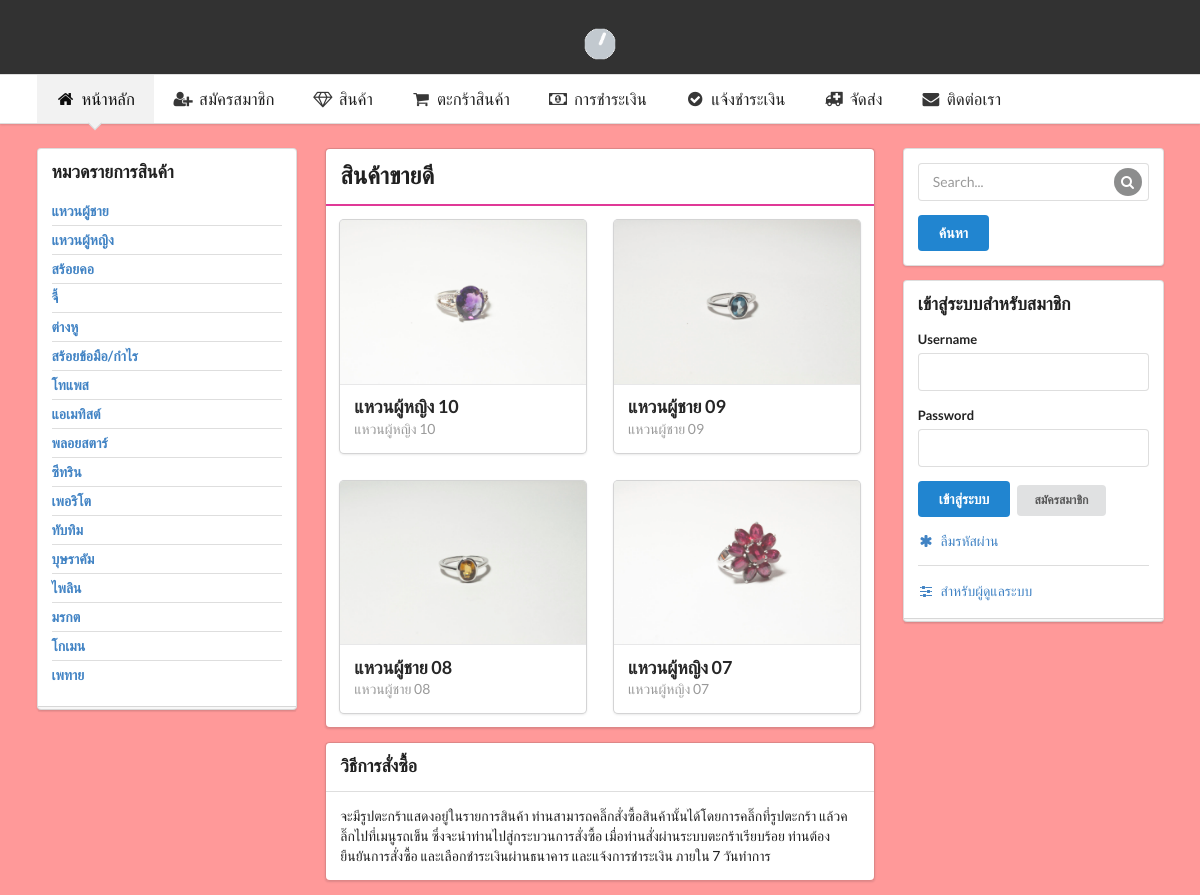
Before: / with the older database file.
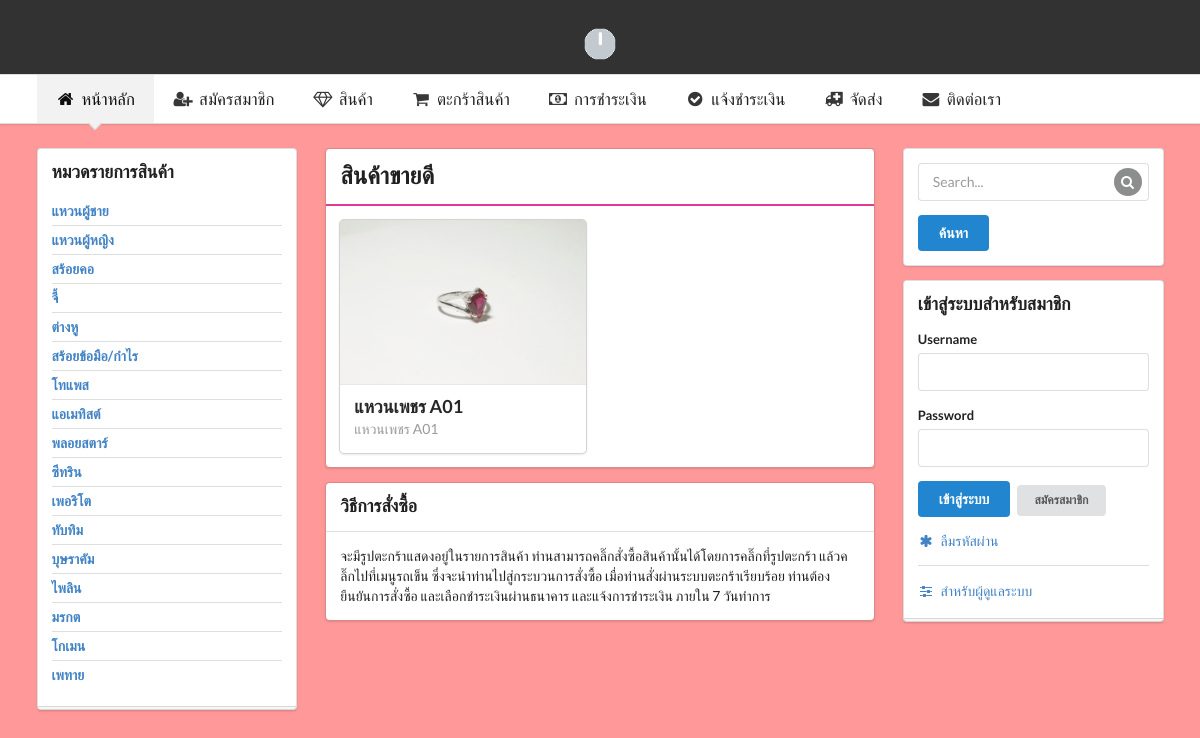
After: the same page with the newer database file.
### tables this page shows
CREATE TABLE IF NOT EXISTS `category` (
  `category_id` int(10) unsigned NOT NULL,
  `category_name` varchar(300) NOT NULL
);

CREATE TABLE IF NOT EXISTS `product` (
  `product_id` int(10) unsigned NOT NULL,
  `product_name` varchar(300) NOT NULL,
  `product_description` varchar(300) NOT NULL,
  `product_price` float NOT NULL DEFAULT '0',
  `product_stock` int(5) NOT NULL DEFAULT '0',
  `product_date_add` datetime NOT NULL DEFAULT CURRENT_TIMESTAMP,
  `category_id` int(11) NOT NULL,
  `product_imgDir` varchar(256) DEFAULT NULL,
  `product_thumbnail` varchar(100) NOT NULL
);

### application/core/MY_Controller.php (called while the page is built, shortened)
<?php
class MY_Controller extends CI_Controller {
    private $default_navbar = "partial/default_nav";
    private $default_footer = "partial/default_footer";
    private $default_layout = "layout";
    private $content_navbar = "";
    private $content_footer = "";
    public function __construct() {
        $this->setNavbar();
    }
    public function render($view_data) {
        $data["navbar"] = $this->content_navbar;
        $data["footer"] = $this->content_footer;
        $data["content"] = $view_data;
        $this->load->view($this->default_layout, $data);
    }
    public function setNavbar($viewName = "", $data = NULL) {
        if ($viewName == "") {
            $viewName = $this->default_navbar;
        }
        $this->content_navbar = $this->loadView($viewName, $data);
    }
    public function setFooter($viewName = "", $data = NULL) {
        if ($viewName == "") {
            $viewName = $this->default_footer;
        }
        $this->content_footer = $this->loadView($viewName, $data);
    }
    public function loadView($viewName, $data = NULL) {
        return $this->load->view($viewName, $data, TRUE);
    }
}

### index.php (called while the page is built, shortened)
<?php
require_once BASEPATH.'core/CodeIgniter.php';

### application/controllers/Home.php (called while the page is built, shortened)
<?php
class Home extends MY_Controller{
    public function index(){
        $data["category"] = $this->CategoryModel->getAll();
        $data["bestSeller"] = $this->ProductModel->GetBestSeller();
        $this->render($this->loadView("home/homepage", $data));
    }
}

### application/models/CategoryModel.php (called while the page is built, shortened)
<?php
class CategoryModel extends CI_Model {
    public function getAll() {
        $query = $this->db->get("category");
        return $query->result();
    }
}

### application/models/ProductModel.php (called while the page is built, shortened)
<?php
class ProductModel extends CI_Model {
    public function GetBestSeller() {
        $sql = "SELECT product_id, SUM(order_detail_amount) AS total FROM order_detail GROUP BY product_id ORDER BY total DESC LIMIT 0,5";
        $query = $this->db->query($sql);
        $data = $query->result();
        if (!empty($data)) {
            foreach ($data as $item) {
                $ids[] = $item->product_id;
            }
            $this->db->where_in("product_id", $ids);
            $query = $this->db->get("product");
            return $query->result();
        } else {
            $this->db->order_by("product_id", "DESC");
            $this->db->limit(4);
            $query = $this->db->get("product");
            return $query->result();
        }
    }
}

### application/views/home/homepage.php (the view, shortened to what this page needs)
<div class="ui container padded1em-top">
    <div class="ui grid">
        <div class="row">
            <div class="four wide column">
                <div class="ui stacked segment" style="min-height: 300px;">
                    <h3 class="ui header">หมวดรายการสินค้า</h3>
                    <div class="ui middle aligned divided relaxed list">
                        <?php
                        foreach ($category as $item) {
                            ?>
                            <div class="item">
                                <a href="<?= site_url("product/category/{$item->category_id}") ?>" class="header"><?= $item->category_name ?></a>
                            </div>
                            <?php
                        }
                        ?>
                    </div>
                </div>
            </div>
            <div class="eight wide column">
                <?php
                if (!empty($bestSeller)) {
                    ?>
                    <div class="ui segments">
                        <div class="ui segment">
                            <h2 class="ui header">สินค้าขายดี</h2>
                        </div>
                        <div class="ui pink segment">
                            <div class="ui two column grid">
                                <?php
                                foreach ($bestSeller as $item) {
                                    ?>
                                    <div class="column">
                                        <div class="ui card">
                                            <a class="image" href="<?= site_url("product/view/{$item->product_id}") ?>">
                                                <img src="<?= base_url("images/{$item->product_imgDir}/{$item->product_thumbnail}") ?>">
                                            </a>
                                            <div class="content">
                                                <a class="header" href="<?= site_url("product/view/{$item->product_id}") ?>"><?= $item->product_name ?></a>
                                                <div class="meta">
                                                    <a><?= $item->product_description ?></a>
                                                </div>
                                            </div>
                                        </div>
                                    </div>
                                    <?php
                                }
                                ?>
                            </div>
                        </div>
                    </div>
                    <?php
                }
                ?>
                <div class="ui segments">
                    <div class="ui segment">
                        <h3 class="ui header">วิธีการสั่งซื้อ</h3>
                    </div>
                    <div class="ui segment">
                        <p>
                            จะมีรูปตะกร้าแสดงอยู่ในรายการสินค้า ท่านสามารถคลิ๊กสั่งซื้อสินค้านั้นได้โดยการคลิ๊กที่รูปตะกร้า แล้วคลิ๊กไปที่เมนูรถเข็น ซึ่งจะนำท่านไปสู่กระบวนการสั่งซื้อ เมื่อท่านสั่งผ่านระบบตะกร้าเรียบร้อย ท่านต้องยืนยันการสั่งซื้อ และเลือกชำระเงินผ่านธนาคาร และแจ้งการชำระเงิน ภายใน 7 วันทำการ
                        </p>
                    </div>
                </div>
            </div>
            <div class="four wide column">
                <div class="ui segment">
                    <form class="ui form" method="post" action="<?= site_url("product/search") ?>">
                        <div class="field">
                            <div class="ui icon input">
                                <input type="text" name="q" placeholder="Search..." required="">
                                <i class="inverted circular search link icon"></i>
                            </div>
                        </div>
                        <div class="field">
                            <button type="submit" class="ui raised button primary">ค้นหา</button>
                        </div>
                    </form>
                </div>
                <div class=" ui stacked segment">
                    <?php
                    $user = $this->session->userdata("user");
                    if ($user == "") {
                            ?>
                        <form class="ui form" method="post" action="<?= site_url("member/signin") ?>">
                            <div class="ui header">เข้าสู่ระบบสำหรับสมาชิก</div>
                            <div class="field">
                                <label>
                                    Username
                                </label>
                                <input type="text" name="member_username" />
                            </div>
                            <div class="field">
                                <label>
                                    Password
                                </label>
                                <input type="password" name="member_password" />
                            </div>
                            <div class="field">
                                <button type="submit" class="ui raised button primary">เข้าสู่ระบบ</button>
                                <a href="<?= site_url("member/signup") ?>" class="ui tiny button">สมัครสมาชิก</a>
                            </div>
                            <div class="field">
                                <a href="<?= site_url("member/forgotpassword") ?>" class="ui link">
                                    <i class="asterisk icon"></i>
                                    ลืมรหัสผ่าน
                                </a>
                            </div>
                        </form>
                        <?php
                    }
                    ?>
                    <div class="ui divider"></div>
                    <a href="<?= site_url("staff/main") ?>" class="ui link">
                        <i class="options icon"></i>
                        สำหรับผู้ดูแลระบบ
                    </a>
                </div>
            </div>
        </div>
    </div>
</div>

### application/views/partial/default_nav.php (shortened to what this page needs)
<div  style="padding-top: 10px; padding-bottom: 10px;background-color: #323232;">
    <div class="ui container">
    </div>
</div>
<div class="ui pointing borderless menu" id="mainNavbar">
    <div class="ui container">
        <?php
        $navItems = [
            ["name" => "home", "href" => "home/", "icon" => "home", "text" => "หน้าหลัก"],
            ["name" => "signup", "href" => "member/signup", "icon" => "add user", "text" => "สมัครสมาชิก"],
            ["name" => "product", "href" => "product/", "icon" => "diamond", "text" => "สินค้า"],
            ["name" => "cart", "href" => "cart/items", "icon" => "cart", "text" => "ตะกร้าสินค้า"],
            ["name" => "payment_instruction", "href" => "payment/instruction", "icon" => "money", "text" => "การชำระเงิน"],
            ["name" => "confirm_payment", "href" => "payment/confirm", "icon" => "check circle", "text" => "แจ้งชำระเงิน"],
            ["name" => "delivery", "href" => "delivery/", "icon" => "emergency", "text" => "จัดส่ง"],
            ["name" => "contact", "href" => "contact/", "icon" => "mail", "text" => "ติดต่อเรา"],
        ];
        foreach ($navItems as $item) {
            $active = $current == $item["name"] ? "active" : "";
            ?>
            <a href="<?= site_url($item["href"]) ?>" class="item <?= $active ?>">
                <i class="<?= $item["icon"] ?> icon"></i>
                <?= $item["text"] ?>
            </a>
            <?php
        }
        ?>
    </div>
</div>
<link rel="stylesheet" type="text/css" href="<?= base_url("asset/css/slippry.css") ?>" />

### application/views/layout.php (shortened to what this page needs)
<!DOCTYPE html>
<html>
    <head>
        <link rel="stylesheet" type="text/css" href="<?= base_url("asset/css/semantic.min.css") ?>"/>
        <link rel="stylesheet" type="text/css" href="<?= base_url("asset/css/sweetalert.css") ?>"/>
        <link rel="stylesheet" type="text/css" href="<?= base_url("asset/css/app.css") ?>"/>
    </head>
    <body>
        <?= $navbar ?>
        <div id="content-container">
            <?= $content ?>
        </div>
    </body>
</html>

### asset/css/app.css (style rules this page uses)
body { background: #ff9999; }
#mainNavbar { font-size: 1.2em; margin: 0rem; border-radius: 0px; border-left: none; border-right: none; }
#content-container { margin-top: 10px; margin-bottom: 20px; }
.padded1em-top { padding-top: 1em; }

Changed rows visible on the page:
no longer on this page (row unchanged): product: product_imgDir+product_thumbnail (picture), product_name "แหวนผู้หญิง 10", product_description "แหวนผู้หญิง 10"
no longer on this page (row unchanged): product: product_imgDir+product_thumbnail (picture), product_name "แหวนผู้ชาย 09", product_description "แหวนผู้ชาย 09"
no longer on this page (row unchanged): product: product_imgDir+product_thumbnail (picture), product_name "แหวนผู้ชาย 08", product_description "แหวนผู้ชาย 08"
no longer on this page (row unchanged): product: product_imgDir+product_thumbnail (picture), product_name "แหวนผู้หญิง 07", product_description "แหวนผู้หญิง 07"
now on this page (row edited): product: product_imgDir+product_thumbnail (picture), product_name "แหวนเพชร A01", product_description "แหวนเพชร A01"
